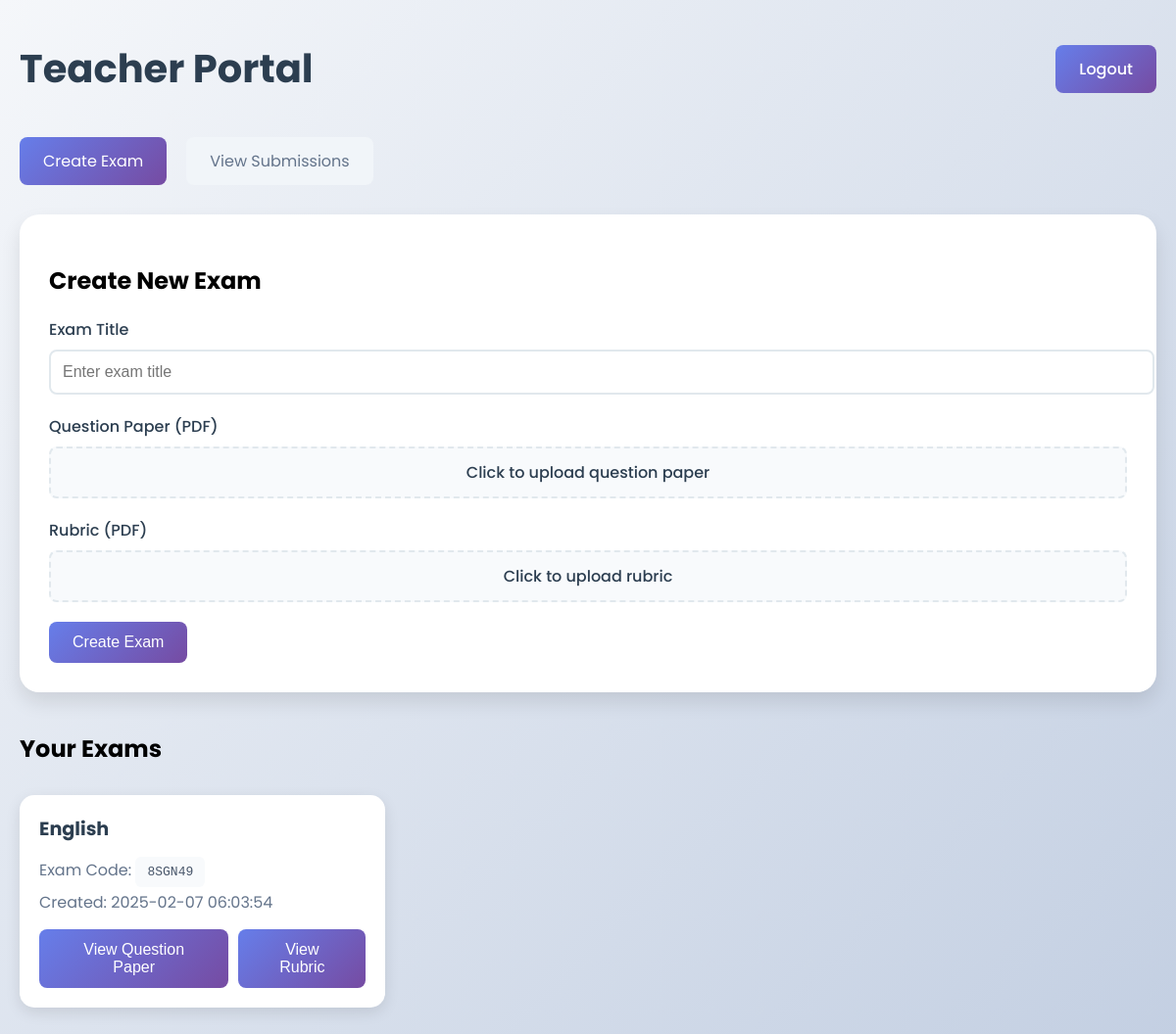
The app's page /teacher (signed in) with its own data.
### models.py (models this page shows)
class Exam(db.Model):
    id = db.Column(db.Integer, primary_key=True)
    title = db.Column(db.String(100), nullable=False)
    teacher_id = db.Column(db.Integer, db.ForeignKey('user.id'), nullable=False)
    question_paper_urls = db.Column(db.JSON, nullable=False)  # Store array of URLs
    rubric_urls = db.Column(db.JSON, nullable=False)  # Store array of URLs
    exam_code = db.Column(db.String(10), unique=True, nullable=False)
    created_at = db.Column(db.DateTime, server_default=db.func.now())
    submissions = db.relationship('Submission', backref='exam', lazy=True)

### app.py (the view, shortened to what this page needs)
@app.route('/teacher', methods=['GET', 'POST'])
@login_required(role='teacher')
def teacher_page():
    submissions = (Submission.query
                  .join(Exam)
                  .join(User, Submission.student_id == User.id)
                  .filter(Exam.teacher_id == session['user_id'])
                  .order_by(Submission.submitted_at.desc())
                  .all())
    exams = Exam.query.filter_by(teacher_id=session['user_id']).all()
    return render_template('teacher.html', exams=exams, submissions=submissions)

### app.py (called while the page is built)
def login_required(role=None):
    def decorator(f):
        @wraps(f)
        def decorated_function(*args, **kwargs):
            if 'user_id' not in session:
                return redirect(url_for('login_page'))
            if role and session.get('role') != role:
                flash('Unauthorized access')
                return redirect(url_for('index'))
            return f(*args, **kwargs)
        return decorated_function
    return decorator

### templates/teacher.html (shortened to what this page needs)
<!DOCTYPE html>
<html>
<head>
</head>
<body>
    <div class="container">
        <div class="header">
            <h1>Teacher Portal</h1>
            <a href="{{ url_for('logout') }}" class="button logout-btn">Logout</a>
        </div>
        <div class="tabs">
            <div class="tab active" onclick="switchTab('create-exam')">Create Exam</div>
            <div class="tab" onclick="switchTab('view-submissions')">View Submissions</div>
        </div>
        <div id="create-exam" class="tab-content active">
            <div class="form-container">
                <h2>Create New Exam</h2>
                <form method="POST" enctype="multipart/form-data">
                    <div class="form-group">
                        <label for="title">Exam Title</label>
                        <input type="text" id="title" name="title" required placeholder="Enter exam title">
                    </div>
                    <div class="form-group">
                        <label for="question_paper">Question Paper (PDF)</label>
                        <div class="file-input-container">
                            <label class="file-input-label">
                                <span>Click to upload question paper</span>
                            </label>
                        </div>
                    </div>
                    <div class="form-group">
                        <label for="rubric_file">Rubric (PDF)</label>
                        <div class="file-input-container">
                            <label class="file-input-label">
                                <span>Click to upload rubric</span>
                            </label>
                        </div>
                    </div>
                    <button type="submit" class="button">Create Exam</button>
                </form>
            </div>
            <h2>Your Exams</h2>
            <div class="exam-list">
                {% for exam in exams %}
                    <div class="exam-item">
                        <h3>{{ exam.title }}</h3>
                        <p>Exam Code: <span class="exam-code">{{ exam.exam_code }}</span></p>
                        <p>Created: {{ exam.created_at.strftime('%Y-%m-%d %H:%M:%S') }}</p>
                        <div class="exam-links">
                            <div class="dropdown">
                                <button class="button dropdown-toggle">View Question Paper</button>
                            </div>
                            <div class="dropdown">
                                <button class="button dropdown-toggle">View Rubric</button>
                            </div>
                        </div>
                    </div>
                {% endfor %}
            </div>
        </div>
    </div>
</body>
</html>

### templates/teacher.html (style rules this page uses)
body { font-family: 'Poppins', sans-serif; margin: 0; padding: 0; min-height: 100vh; background: linear-gradient(135deg, #f5f7fa 0%, #c3cfe2 100%); }
.container { max-width: 1200px; margin: 0 auto; padding: 40px 20px; }
.header { display: flex; justify-content: space-between; align-items: center; margin-bottom: 40px; }
h1 { color: #2c3e50; margin: 0; font-size: 2.5em; }
.form-container { background: white; padding: 30px; border-radius: 20px; box-shadow: 0 10px 20px rgba(0,0,0,0.1); margin-bottom: 40px; }
.form-group { margin-bottom: 20px; }
label { display: block; margin-bottom: 8px; color: #2c3e50; font-weight: 500; }
input, select { width: 100%; padding: 12px; border: 2px solid #e1e8ed; border-radius: 8px; font-size: 16px; transition: border-color 0.3s ease; }
.button { padding: 12px 24px; background: linear-gradient(135deg, #667eea 0%, #764ba2 100%); color: white; border: none; border-radius: 8px; font-size: 16px; font-weight: 500; cursor: pointer; transition: transform 0.3s ease, box-shadow 0.3s ease; }
.exam-list { display: grid; grid-template-columns: repeat(auto-fill, minmax(300px, 1fr)); gap: 20px; margin-top: 30px; }
.exam-item { background: white; padding: 20px; border-radius: 15px; box-shadow: 0 5px 15px rgba(0,0,0,0.1); transition: transform 0.3s ease; }
.exam-item h3 { color: #2c3e50; margin-top: 0; margin-bottom: 15px; font-size: 1.2em; }
.exam-item p { color: #64748b; margin: 8px 0; }
.exam-code { background: #f8fafc; padding: 8px 12px; border-radius: 6px; font-family: monospace; color: #475569; }
.exam-links { margin-top: 15px; display: flex; gap: 10px; }
.logout-btn { text-decoration: none; }
.file-input-container { position: relative; margin-bottom: 15px; }
.file-input-label { display: block; padding: 12px; background: #f8fafc; border: 2px dashed #e1e8ed; border-radius: 8px; text-align: center; cursor: pointer; transition: all 0.3s ease; }
.tabs { display: flex; gap: 20px; margin-bottom: 30px; }
.tab { padding: 12px 24px; background: #f1f5f9; border-radius: 8px; color: #64748b; cursor: pointer; transition: all 0.3s ease; }
.tab.active { background: linear-gradient(135deg, #667eea 0%, #764ba2 100%); color: white; }
.tab-content { display: none; }
.tab-content.active { display: block; }
.dropdown { position: relative; display: inline-block; }

### records on screen
Exam: title "English", exam_code "8SGN49", created_at "2025-02-07 06:03:54"
